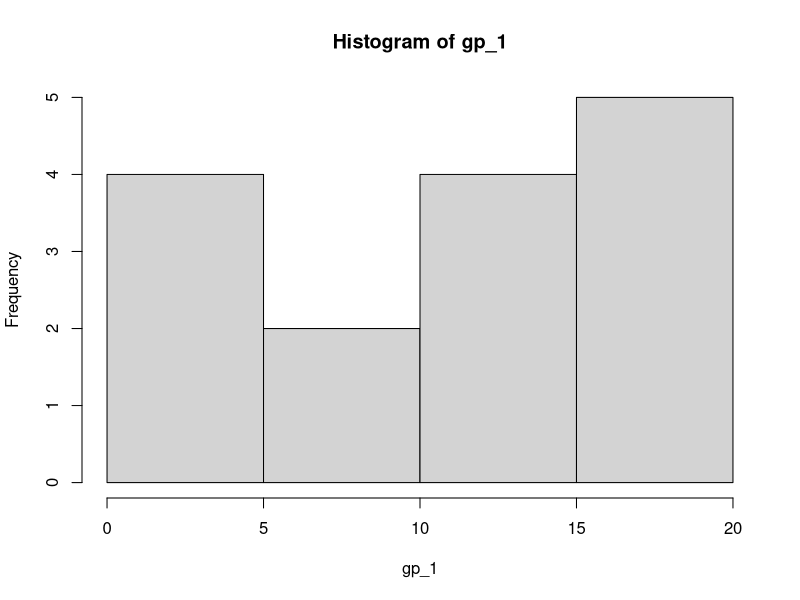
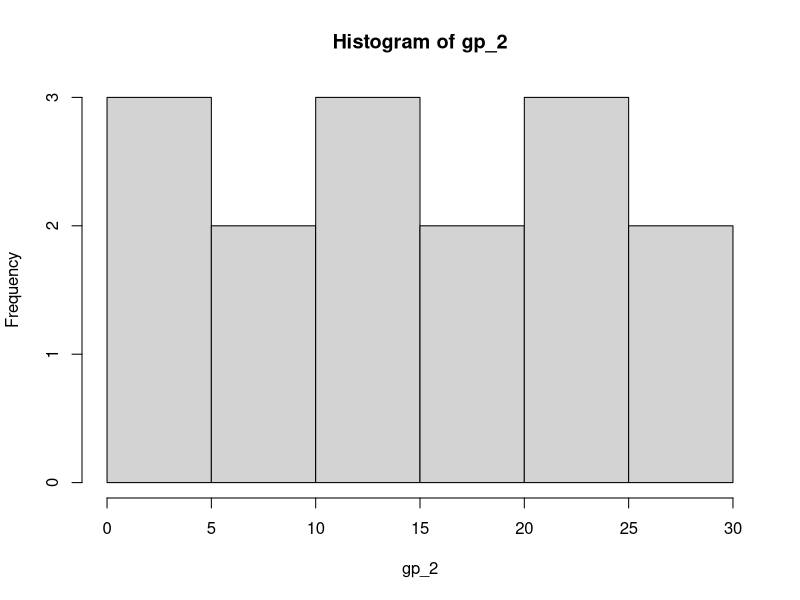
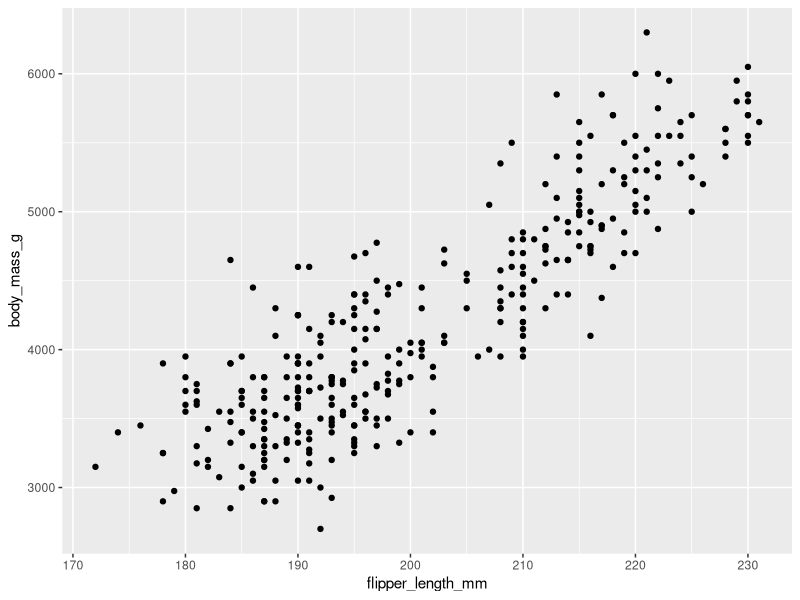
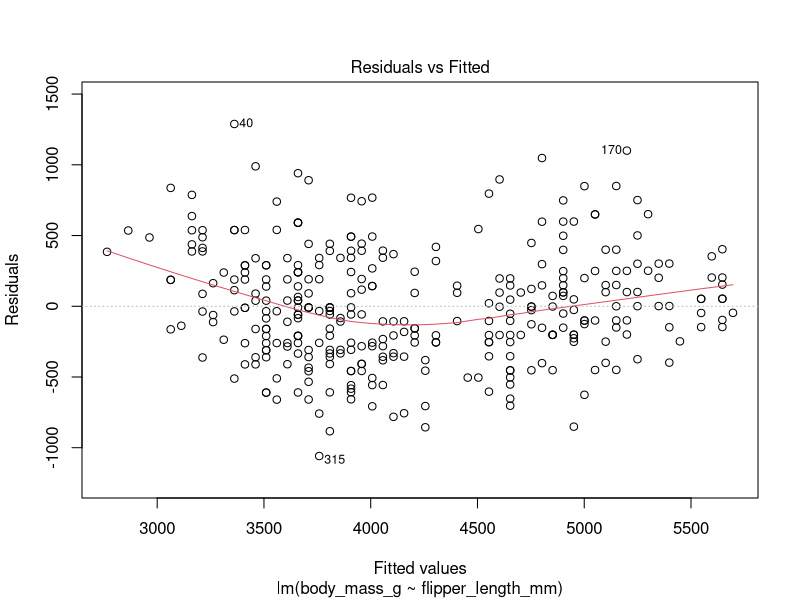
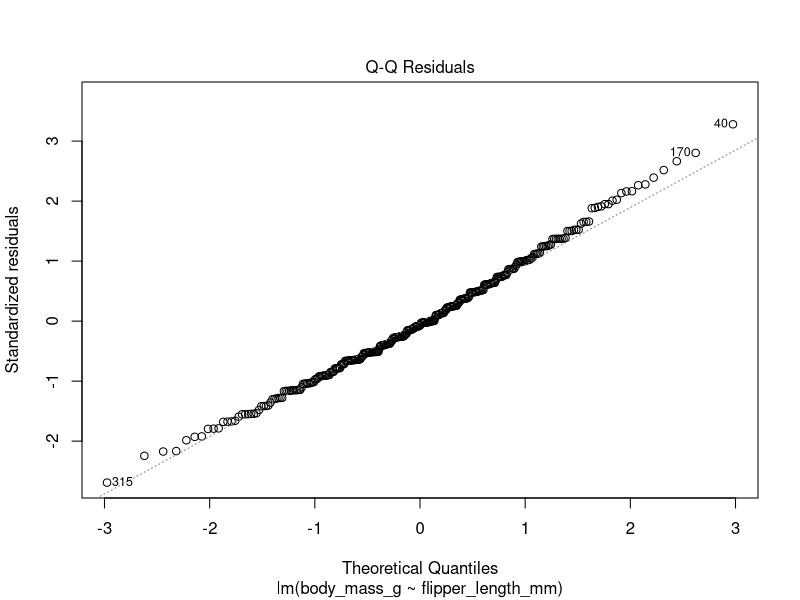
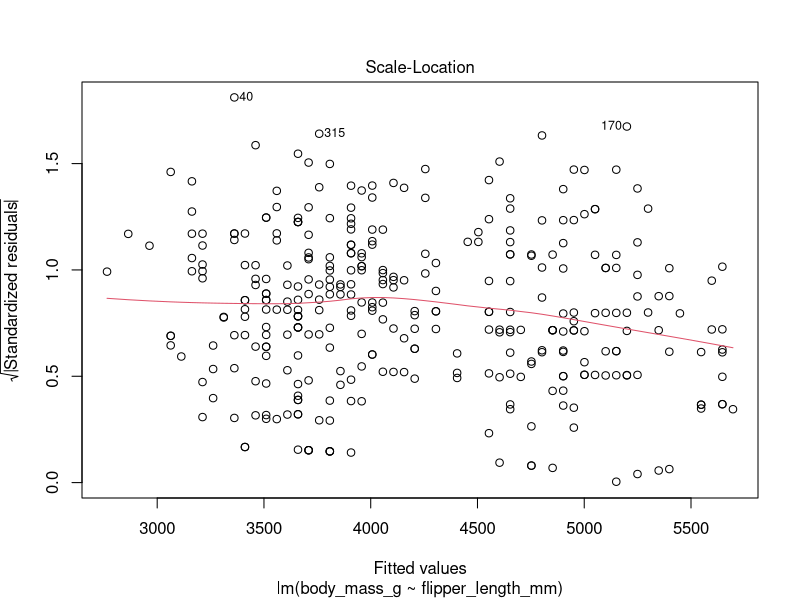
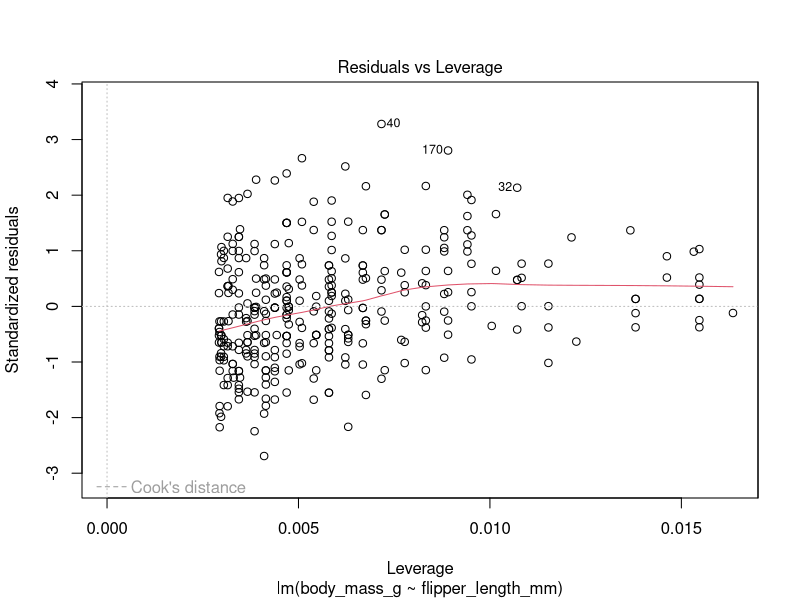
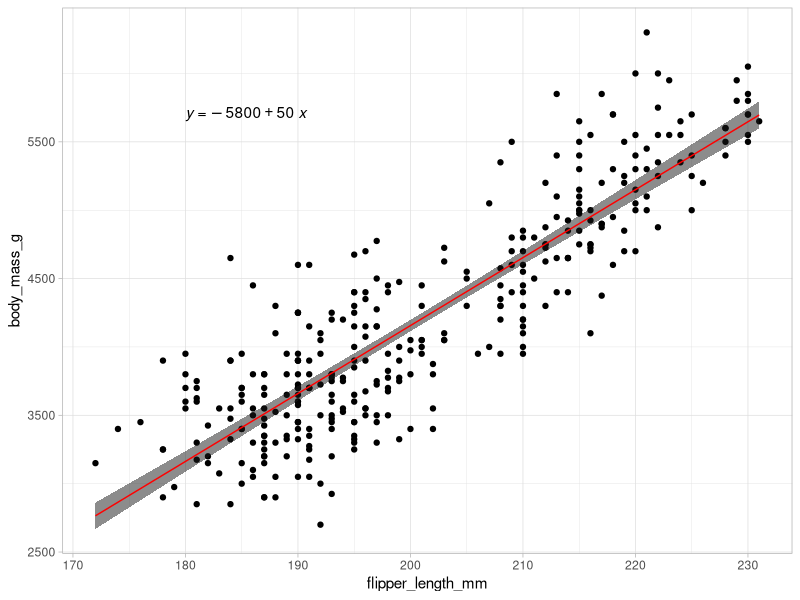

Generate these figures, in order, with R:
## ---- chunk 1
knitr::opts_chunk$set(echo = TRUE)
## ---- chunk 2
library(tidyverse)
library(palmerpenguins)
library(ggpubr)
library(broom)
## ---- chunk 3
#Create sample vectors, set seed so random generation matches ones from lab
set.seed(1414)
gp_1<- sample.int(20, size = 15,replace = TRUE)
set.seed(1424)
gp_2<- sample.int(30, size = 15, replace = TRUE)

## ---- chunk 4
#baser hist function which I wish Id known existed
hist(gp_1)
hist(gp_2)

## ---- chunk 5
#Run tw0-sample unpaired rank test (WM test )
my_wmu <- wilcox.test(gp_1,gp_2)
#error is normal because some values repeated in vectors
## ---- chunk 6
#Duh plot of penguins
penguin_plot<-penguins %>% 
  ggplot(aes(x=flipper_length_mm, y=body_mass_g))+
  geom_point()

penguin_plot
## ---- chunk 7
#duh linear model of penguins
penguin_lm <- lm(body_mass_g ~ flipper_length_mm, data=penguins)
#summary gets summary info for linear model
summary(penguin_lm)
## ---- chunk 8
#clean it up and present it
penguin_lm_tidy <- broom::tidy(penguin_lm)
penguin_lm_tidy
#intercept is (intercept), slope is flipper_length_mm
## ---- chunk 9
#this pulls out individual values for the intercept and slope from the summary
penguin_int <- penguin_lm_tidy$estimate[1]
penguin_int

penguin_coef <- penguin_lm_tidy$estimate[2]
penguin_coef
## ---- chunk 10
#Kind of tedious, can get some metrics easier
penguin_lm_out <- broom::glance(penguin_lm)
penguin_lm_out
## ---- chunk 11
#This somehow magically creates the four graphsd to check the residuals for stuff
plot(penguin_lm)

## ---- chunk 12
#make a graph with the eqn superimposed
ggplot(data=penguins, aes(x=flipper_length_mm, y=body_mass_g))+
  geom_point()+
  geom_smooth(method="lm", #creates new lm, doesn't add penguin_lm?
              color="red",
              size = 0.5,
              fill = "gray10",
              alpha = 0.5) + #trans[arency of the eqn added
  theme_light()+
  #this adds the eqn for the generated lm to the graph, x and y are where it is added
  ggpubr::stat_regline_equation(label.x = 180, label.y = 5700)
## ---- chunk 13
penguins_cor <- cor.test(penguins$flipper_length_mm, penguins$body_mass_g)
penguins_cor
#This show pearson's R of 0.87, strong positive correlation  between flipper lwngth and body mass
